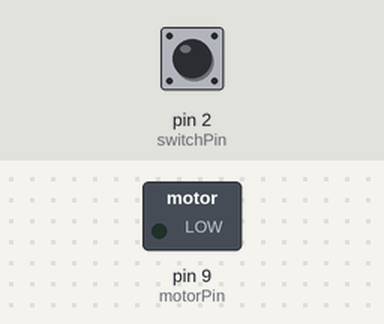
Recording of a sketch running on a simulated Arduino Uno, built with avr-gcc and run on an emulated ATmega328P. Shown: switched loads named in the sketch (green lamp = pin HIGH). Inputs (shaded band) come from the test bench; at power-on: pin 2 (switchPin) LOW.

Above: at 1.2 s.
1.3 s: pin 2 (switchPin) pulled HIGH for 0.15 s
At 1.4 s:
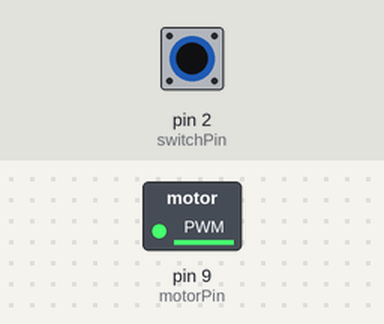
3.0 s: pin 2 (switchPin) pulled HIGH for 1 s
At 5.1 s:
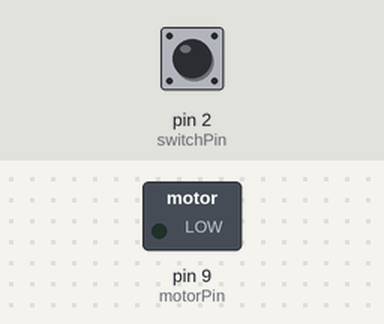
Timing chart, 0 to 6.6 s (numbered marks = the images above; inputs shaded):
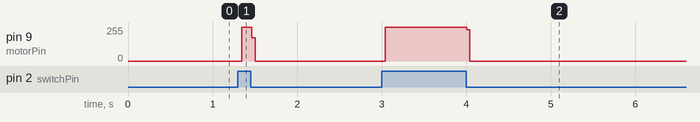

Measured:
- after the input at 1.3 s, pin 9 (motorPin): 0/255 → 253/255 at once, → 0/255 0.12 s later
- after the input at 3.0 s, pin 9 (motorPin): 0/255 → 253/255 at once, → 0/255 0.96 s later

The sketch:

PWM.ino
```cpp
/*
  Arduino Starter Kit example
  Project 9 - Motorized Pinwheel

  This sketch is written to accompany Project 9 in the Arduino Starter Kit

  Parts required:
  - 10 kilohm resistor
  - pushbutton
  - motor
  - 9V battery
  - IRF520 MOSFET
  - 1N4007 diode

  created 13 Sep 2012
  by Scott Fitzgerald

  https://store.arduino.cc/genuino-starter-kit

  This example code is part of the public domain.
*/

// named constants for the switch and motor pins
const int switchPin = 2; // the number of the switch pin
const int motorPin =  9; // the number of the motor pin

int switchState = 0;  // variable for reading the switch's status

void setup() {
  // initialize the motor pin as an output:
  pinMode(motorPin, OUTPUT);
  // initialize the switch pin as an input:
  pinMode(switchPin, INPUT);
}

void loop() {
  // read the state of the switch value:
  switchState = digitalRead(switchPin);

  // check if the switch is pressed.
  if (switchState == HIGH) {
    // turn motor on:
    digitalWrite(motorPin, HIGH);
    delay(2);
    digitalWrite(motorPin, LOW);
    delay(0);
  } else {
    // turn motor off:
    digitalWrite(motorPin, LOW);
  }
}
```
